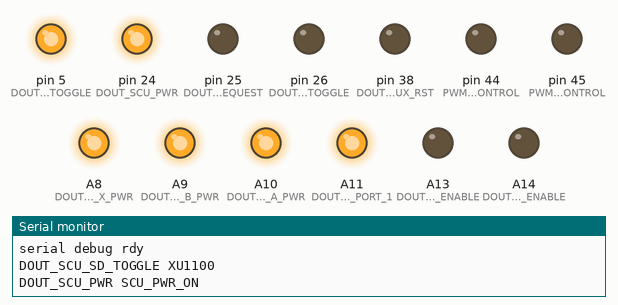
Simulated run of this sketch. Board: Arduino Mega 2560, built with avr-gcc and run on an emulated ATmega2560. Parts: output pins drawn as LEDs (lit = HIGH), the last lines printed to the serial monitor. At 120.0 s the program stops and its outputs stay as they are.

Above: at 0.1 s.
At 120.1 s:
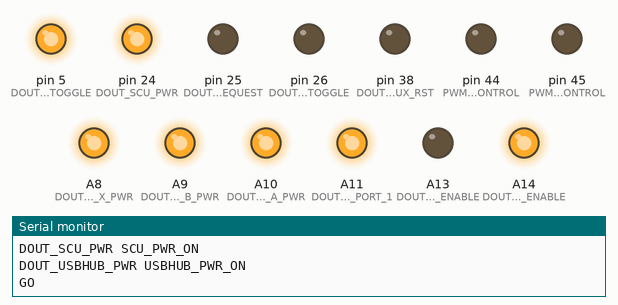
Timing chart, 0 to 121.5 s (numbered marks = the images above):
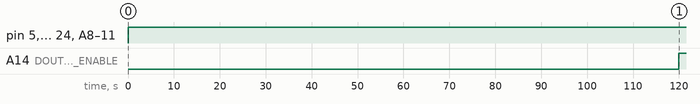

Measured:
- by itself, pin 5 (DOUT_USB_X_TOGGLE), A8 (DOUT_USB_X_PWR), A9 (DOUT_USB_B_PWR), A10 (DOUT_USB_A_PWR), A11 (DOUT_USBHUB_PORT_1): LOW → HIGH at 0.00 s
- by itself, pin 24 (DOUT_SCU_PWR): LOW → HIGH at 0.01 s
- by itself, A14 (DOUT_5V_ENABLE): LOW → HIGH at 120 s

The sketch:

EXCISS_pcb_test.ino
```cpp
#include "config.h"
#include "portmap.h"

// #include <SoftI2CMaster.h>
#include <Wire.h>


// RTC_DS3231 rtc;

uint8_t SCU__OPERATION_MODE = SCU__OPERATION_MODE_NORMAL;


void setup() {
    // wdt_enable(WDTO_8S); // set watchdog interval to 8 seconds

    // analogWriteResolution(16);

    // init serials
    Serial.begin( UART_BAUTRATE );
    Serial.println("serial debug rdy");

    Serial3.begin( UART_BAUTRATE );
    Serial3.println("serial scu rdy");


    MCU__init_pins();


    // wdt_reset(); // reset watchdog timer
}


void loop() {

    digitalWrite( DOUT_5V_ENABLE , LOW );
    digitalWrite( DOUT_12V_ENABLE , LOW );

    // init usbhub with port 1/2/3 enabled
    digitalWrite( DOUT_USBHUB_PORT_1 , HIGH );
    digitalWrite( DOUT_USBHUB_PORT_2 , LOW );


    digitalWrite(DOUT_USBHUB_PWR , USBHUB_PWR_OFF);

    digitalWrite( DOUT_USB_X_PWR , USB_ON );
    digitalWrite( DOUT_USB_A_PWR , USB_ON );
    digitalWrite( DOUT_USB_B_PWR , USB_ON );

    // pinMode( DOUT_USBHUB_RESET , USBHUB_RESET );


    // pinMode( DOUT_USBHUB_RESET , USBHUB_NOT_RESET );

    // digitalWrite( DOUT_USB_X_TOGGLE , USB_X_TO_SCU );

    digitalWrite( DOUT_USB_X_TOGGLE , USB_X_TO_SCU );


    Serial.println("DOUT_SCU_SD_TOGGLE XU1100");
    digitalWrite(DOUT_SCU_SD_TOGGLE, SCU_SD_TOGGLE_XU1100);

    delay(2);

    digitalWrite(DOUT_SCU_SHUTDOWN_REQUEST, LOW);
    Serial.println("DOUT_SCU_PWR SCU_PWR_ON");
    digitalWrite(DOUT_SCU_PWR, SCU_PWR_ON);


    delay(120000);
    Serial.println("DOUT_USBHUB_PWR USBHUB_PWR_ON");
    digitalWrite(DOUT_USBHUB_PWR , USBHUB_PWR_ON);


    /*
    Serial.println("DOUT_I2CMUX_RST LOW");
    digitalWrite(DOUT_I2CMUX_RST, LOW);
    delay(110);
    Serial.println("DOUT_I2CMUX_RST HIGH");
    digitalWrite(DOUT_I2CMUX_RST, HIGH);
    delay(10);


    Wire.requestFrom(0xE1, 1);
    while(Wire.available())    // slave may send less than requested
    {
        Serial.println("I2C DAT IN");
        char c = Wire.read();    // receive a byte as character
        Serial.println(c);         // print the character
    }
    */


    // shutdown delay test
    /*
    delay(120000);

    Serial.println("DOUT_SCU_SHUTDOWN_REQUESTed");
    digitalWrite(DOUT_SCU_SHUTDOWN_REQUEST, HIGH);
    */
    // delay(100);
    // digitalWrite(DOUT_SCU_SHUTDOWN_REQUEST, LOW);

    Serial.println("GO ");
    while(true) {

    }

    /*

    if(MCU__state == MCU__STATE_INIT) {
        // Serial.println(CORE__init_state,HEX);
        MCU__statemachine_init();
    }

    if(MCU__state == MCU__STATE_NORMAL) {
    }

    */
}

void MCU__statemachine_init() {
    MCU__init_pins();
}


void MCU__init_pins() {
    TCCR5B = TCCR5B & 0b11111000 | 0x01; // 0x01 = 31250Hz/1, 0x02 = 31250Hz/8


    pinMode( DOUT_5V_ENABLE , OUTPUT );
    pinMode( DOUT_12V_ENABLE , OUTPUT );

    pinMode( DOUT_SCU_PWR , OUTPUT );
    pinMode( DOUT_SCU_SD_TOGGLE , OUTPUT );

    pinMode( DOUT_SCU_SHUTDOWN_REQUEST , OUTPUT );
    digitalWrite(DOUT_SCU_SHUTDOWN_REQUEST, LOW);

    pinMode( DOUT_USB_X_PWR , OUTPUT );
    pinMode( DOUT_USB_A_PWR , OUTPUT );
    pinMode( DOUT_USB_B_PWR , OUTPUT );

    pinMode( DOUT_USB_X_TOGGLE , OUTPUT);


    pinMode( DOUT_USBHUB_PWR , OUTPUT );
    pinMode( DOUT_USBHUB_PORT_1 , OUTPUT );
    pinMode( DOUT_USBHUB_PORT_2 , OUTPUT );

    pinMode( DOUT_USBHUB_RESET , USBHUB_NOT_RESET );
    digitalWrite( DOUT_USBHUB_RESET , LOW);


    pinMode( PWMOUT_FRONTLIGHT_CONTROL , OUTPUT);
    analogWrite( PWMOUT_FRONTLIGHT_CONTROL , 0);
    pinMode( PWMOUT_BACKLIGHT_CONTROL , OUTPUT);
    analogWrite( PWMOUT_BACKLIGHT_CONTROL , 0);


    pinMode( DOUT_I2CMUX_RST , OUTPUT );


    // Initialize i2c as master
    Wire.begin();
}


/*


//--------------------------------------------------------------
//--------------------------------------------------------------
// begin: Serial communication functions

void SERIAL__Parser() {
    static uint8_t cmd[32];         // command buffer
    static uint8_t cmdcount = 0;    // position in the buffer of the received byte
    uint8_t c;                      // received byte
    while(Serial.available()) {
        c = Serial.read();
        if(c > ' ') cmd[cmdcount++] = c;
        if((c == 8) && (cmdcount > 0)) cmdcount--;                // deals with backspaces, if a person on the other side types
        if((c == 0x0d) || (c == 0x0a) || (cmdcount > 32)) {       // end of command, gets interpreted now
            cmd[cmdcount] = 0;    // clear the last byte in cmd buffer
            if(cmdcount > 2) {    // prevent empty cmd buffer parsing
                switch(cmd[0]) {
                    case 'w': // write
                    SERIAL__ParserWrite(&cmd[1],cmdcount);
                    break;
                    case 'r': // read
                    SERIAL__ParserRead(&cmd[1],cmdcount);
                    break;
                    case 'e': // execute
                    SERIAL__ParserExecute(&cmd[1],cmdcount);
                    break;
                }
            }
            cmdcount = 0;
        }
    }
}


void SERIAL__ParserRead(char * buf,uint8_t cnt) {
    cnt-=4;
    switch (buf[0]) {
        case 'd':
            if(buf[1]=='t') {
                // set date time:
                // command: wdtYYYY_MM_DD_HH_MM_SS
                // example: wdt2017_9_17_12_30_00
                // note: don't user leading zeros
                //++ Serial.println(DS3231__get_Time());
            }
        break;

        case 'o':
            if(buf[1]=='m') {
                // get current operation mode
                // command: rom
                // returns: returns current operation mode RECOVERY / SCIENCE
                switch(SCU__OPERATION_MODE) {
                    case SCU__OPERATION_MODE_RECOVERY:
                        Serial.println("RECOVERY");
                    break;
                    case SCU__OPERATION_MODE_NORMAL:
                        Serial.println("NORMAL");
                    break;
                }
            }
        break;

        case 'h':
            if(buf[1]=='r') {
                // get system health data from arduino:
                // command: rh
                // parameter: none
                // returns: system health data from arduino
                Serial.println("MCU health log");
                Serial.print("bat v: ");
                //++ Serial.println(powermanager_get_voltage());
                Serial.print("bat a: ");
                //++ Serial.println(powermanager_get_capacity());
                Serial.print("bat charg: ");
                //++ Serial.println(powermanager_get_charge_state());
                Serial.print("frame power: ");
                //++ powermanager_get_usb_power_status() ? Serial.println("FRAME POWER ONLINE") : Serial.println("FRAME POWER OFFLINE");
            }
        break;

        case 'b':
            if(buf[1]=='v') {
                // get batterie volate:
                // command: rbv
                // returns: voltage in integer value.
                //++ Serial.println(powermanager_get_voltage());
            }

            if(buf[1]=='c') {
                // get batterie capacity:
                // command: rbc
                // returns: milliamper in integer value.
                //++ Serial.println(powermanager_get_capacity());
            }
        break;

        case 'u':
            if(buf[1]=='s') {
                // get usb power status:
                // command: rus
                // returns: FRAME POWER ONLINE / FRAME POWER OFFLINE

                //++ powermanager_get_usb_power_status() ? Serial.println("FRAME POWER ONLINE") : Serial.println("FRAME POWER OFFLINE");
            }
        break;


        case 't':
            if(buf[1]=='l') {
                // get time left until next datatransfer start:
                // command: rtd
                // returns: returns time left until next datatransfer start in seconds
                // time_t
                //++ Serial.println(TIMEKEEPER__get_deltaT_to_next_datatransfer_seconds());
            }
        break;


        case 'i':
            if(buf[1]=='v') {
                // get current capacitor voltage
                // command: riv
                // returns: returns capacitor voltage
                //++ Serial.println(chargemonitor_get_charge());
            }
        break;


        case 'c':
            if(buf[1]=='r') {
                // TODO: charging error reporting
                switch (ignition_status) {
                    case 0:
                        Serial.println("standby");
                        break;
                    case 1:
                        Serial.println("charging");
                        break;
                    case 2:
                        Serial.println("charged");
                        break;
                    case 255:
                        Serial.println("failed");
                        break;
                }
            }
        break;

    }
}

void SERIAL__ParserWrite(char * buf,uint8_t cnt) {
    long tmpLong = 0L;
    cnt-=4;
    switch (buf[0]) {
        case 'f': // set front LED PWM
            {
                buf[0] = ' ';
                tmpLong = atoi((const char*)&buf[1]);
                Serial.print("LED front ");
                Serial.println(tmpLong);
                //++ POWERLED_frontlight((int)tmpLong);
            }
        break;

        case 'b': // set back LED PWM
            {
                buf[0] = ' ';
                tmpLong = atoi((const char*)&buf[1]);
                Serial.print("LED back ");
                Serial.println(tmpLong);
                //++ POWERLED_backlight((int)tmpLong);
            }
        break;

        case 'd':
            if(buf[1]=='t') { // write date time to RTC. example wdt2017_9_16_20_14_00
                String str((const char*)&buf[2]);
                //++ DS3231__set_Time(str,false);
                //++ Serial.println(DS3231__get_Time());
            }
            if(buf[1]=='r') { // write date time to RTC. example wdt2017_9_16_20_14_00
                String str((const char*)&buf[2]);
                //++ DS3231__set_Time(str,true);
                //++ Serial.println(DS3231__get_Time());
            }
        break;

    }
}


void SERIAL__ParserExecute(char * buf,uint8_t cnt) {
    long tmpLong;
    cnt-=4;
    switch (buf[0]) {

        case 'r': // serial command "erk300" set the keepalive to 5min
            if(buf[1]=='k') {
                buf[0] = ' ';
                buf[1] = ' ';
                tmpLong = atoi((const char*)&buf[2]);
                science_computer_keepalive_timer = millis()+(1000*tmpLong);
                Serial.println(tmpLong);
                Serial.println("RPikeepalive");
            }
            if(buf[1]=='w') {
                buf[0] = ' ';
                buf[1] = ' ';
                tmpLong = atoi((const char*)&buf[2]);
                science_computer_wakeup_timer = millis()+(1000*tmpLong);
                Serial.println(tmpLong);
                Serial.println("Wakeuptimer set");
            }
        break;

        case 'i':
            if(buf[1]=='c') { // wct set arc capcitor charg level
                ignition_status = 1;
                buf[0] = ' ';
                buf[1] = ' ';
                tmpLong = atoi((const char*)&buf[2]);
                tmpLong = 350;
                Serial.print("IG CHARG REQUEST ACK ");
                Serial.println(tmpLong);
                //++ IGNITION_request_charging(tmpLong);
            }

            if(buf[1]=='a') {
                Serial.println("CHARG ABORT");
            }

            if(buf[1]=='i') {
                //++ IGNITION_request_charging(ignition_requested_charging_voltage);
                ingition_requested = true;
            }
        break;

    }
}


char SERIAL__readSingleHex(char c) {
    char cret = 0x00;
    if(c>='A' && c<='F') {
        cret = c-'A'+10;
    }
    if(c>='a' && c<='f') {
        cret = c-'a'+10;
    }
    if(c>='0' && c<='9') {
        cret = c-'0';
    }
    return cret;
}

void SerialPrint()

*/

// end: Serial communication functions
//..............................................................
//..............................................................
```

config.h
```cpp
// ------------------------------------
// UART config
#define UART_BAUTRATE   9600
```

portmap.h
```cpp
// ----------------------------------------
// ----------------------------------------
// POWER INTERCONNECTIONS
#define DOUT_5V_ENABLE  	A14
#define DOUT_12V_ENABLE  	A13


// ----------------------------------------
// ----------------------------------------
// USB POWER INTERCONNECTIONS
#define DOUT_USB_X_PWR  A8
#define DOUT_USB_B_PWR  A9
#define DOUT_USB_A_PWR  A10

// State definitions
#define USB_ON      HIGH
#define USB_ONFF    LOW


// ----------------------------------------
// ----------------------------------------
// USB X SWITCH
#define DOUT_USB_X_TOGGLE  5

// State definitions
#define USB_X_TO_ISS    LOW
#define USB_X_TO_SCU    HIGH


// ----------------------------------------
// ----------------------------------------
// USBHUB INTERCONNECTIONS
#define DOUT_USBHUB_PORT_1  A11 // !change require usbhub reset
#define DOUT_USBHUB_RESET   A12 // HIZ or LOW
#define DOUT_USBHUB_PORT_2  A13 // !change require usbhub reset
#define DOUT_USBHUB_PWR     A14

// State definitions
#define USBHUB_RESET       	OUTPUT
#define USBHUB_NOT_RESET  	INPUT

#define USBHUB_PWR_ON   	HIGH
#define USBHUB_PWR_OFF  	LOW


// ----------------------------------------
// ----------------------------------------
// SCU INTERCONNECTIONS
#define DOUT_SCU_PWR                24
#define DOUT_SCU_SHUTDOWN_REQUEST   25
#define DOUT_SCU_SD_TOGGLE          26 // LOW = XU1100, HIGH = XU1200

// State definitions
#define SCU_PWR_ON              HIGH
#define SCU_PWR_OFF             LOW

#define SCU_SD_TOGGLE_XU1100    LOW
#define SCU_SD_TOGGLE_XU1200    HIGH


// ----------------------------------------
// ----------------------------------------
// HVU INTERCONNECTIONS
#define DOUT_HVU_ENABLE     17
#define DOUT_HVU_TRIGGER    16


// ----------------------------------------
// ----------------------------------------
// I2CMUX INTERCONNECTIONS
#define DOUT_I2CMUX_RST     38
#define DOUT_I2CMUX_SDA     20
#define DOUT_I2CMUX_SCL     21


// ----------------------------------------
// ----------------------------------------
// CHAMBER LIGHTING
#define PWMOUT_FRONTLIGHT_CONTROL   44
#define PWMOUT_BACKLIGHT_CONTROL    45


// ----------------------------------------
// ----------------------------------------
// STATEMACHINE STATE DEFINITIONS
#define SCU__OPERATION_MODE_RECOVERY   0xA5
#define SCU__OPERATION_MODE_NORMAL     0x5A
```
